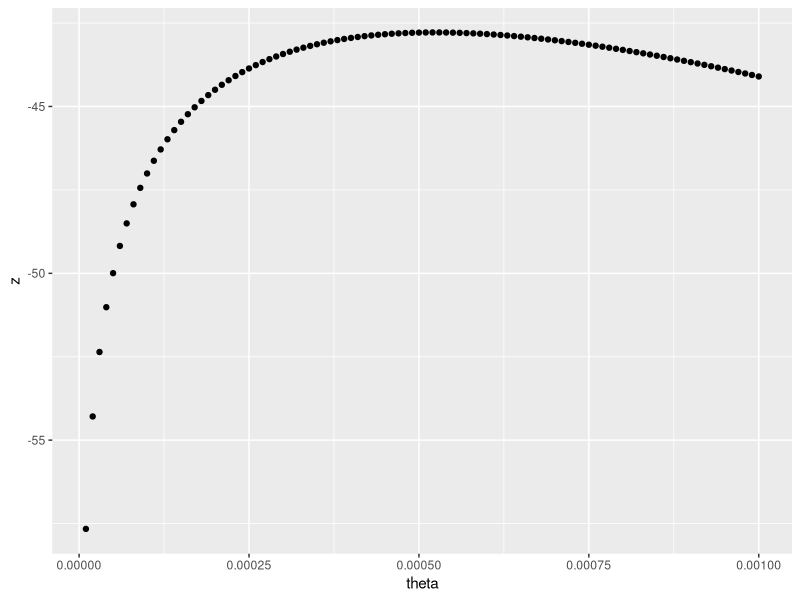

Write R code to recreate this figure.
############## Solutions to question 2.4 #############
library(ggplot2)

ll <- function(theta)
{
  allo <- c(28, 32, 49, 84, 357)
  allo_cens <- c(933, 1078, 1183, 1560, 2114, 2144)
  
  allo_lik = sum(dexp(allo, theta, log = TRUE))
  allo_cens_lik = sum(-theta * allo_cens)
  return (allo_lik + allo_cens_lik)
}

# ggplot contour
thetas <- seq(0.00001, 0.001, 0.00001)
df.lik <- setNames(expand.grid(thetas), c('theta'))
vfun1 <- Vectorize(ll, SIMPLIFY = TRUE)

df.lik$z <- vfun1(df.lik$theta)
p <-
  ggplot(df.lik, aes(theta, z = z)) + geom_point(aes(x = theta, y = z))
p

# max
mll <- df.lik[52, ]$theta
mll_z <- df.lik[52, ]$z

llf <- function(theta)
{
  return(2*(mll_z - ll(theta)) - qchisq(0.95,1))
}

# CI - generalised likelihood ratio test
uniroot(llf,c(.000000001,mll))$root # lower
uniroot(llf,c(mll,1))$root # upper

# CI  - normal approx
mll * (1 + c(-1, 1) * 1.96 / sqrt(11))
